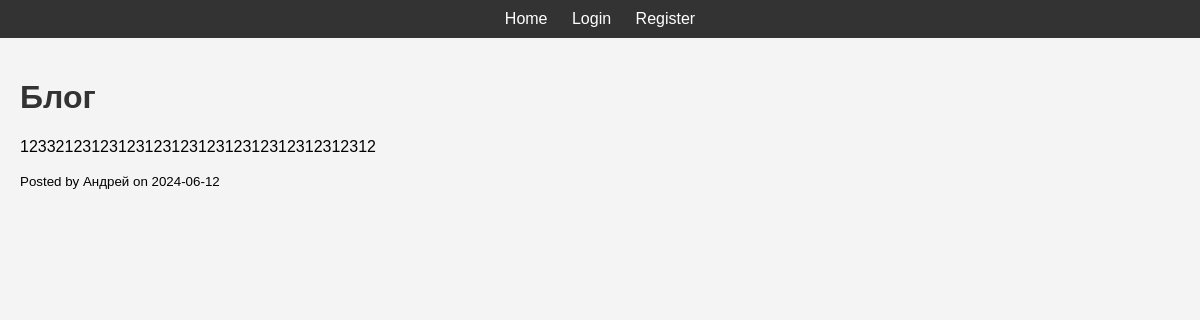
/post/1, run on the app's committed database.
### app/models.py (models this page shows, shortened)
class Post(db.Model):
    id = db.Column(db.Integer, primary_key=True)
    title = db.Column(db.String(140))
    body = db.Column(db.Text)
    timestamp = db.Column(db.DateTime, index=True, default=datetime.utcnow)
    user_id = db.Column(db.Integer, db.ForeignKey('user.id'))
    likes = db.Column(db.Integer, default=0)

class User(UserMixin, db.Model):
    id = db.Column(db.Integer, primary_key=True)
    username = db.Column(db.String(64), index=True, unique=True)
    email = db.Column(db.String(120), index=True, unique=True)
    password_hash = db.Column(db.String(128))
    posts = db.relationship('Post', backref='author', lazy='dynamic')
    role_id = db.Column(db.Integer, db.ForeignKey('role.id'))

### app/routes.py (the view)
@bp.route('/post/<int:id>')
def post(id):
    post = Post.query.get_or_404(id)
    return render_template('post.html', title=post.title, post=post)

### app/templates/post.html
{% extends "base.html" %}
{% block content %}
  <h1>{{ post.title }}</h1>
  <p>{{ post.body }}</p>
  <small>Posted by {{ post.author.username }} on {{ post.timestamp.strftime('%Y-%m-%d') }}</small>
{% endblock %}

### app/static/style.css (style rules this page uses)
body { font-family: Arial, sans-serif; margin: 0; padding: 0; background-color: #f4f4f4; }
h1, h2 { color: #333; }

### data on the page
Post: title "Блог", body "1233212312312312312312312312312312312312", timestamp "2024-06-12"
User: author.username "Андрей"
